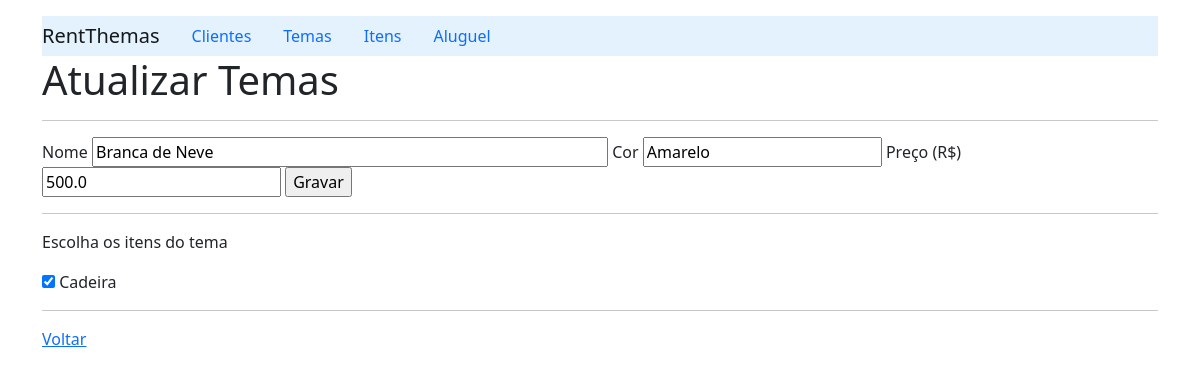
The app's page /detailTheme/15 with its own data.
### rent/models.py (models this page shows, shortened)
class Theme(models.Model):
    name = models.CharField(max_length=20)
    color = models.CharField(max_length=10)
    price = models.FloatField()
    itens =  models.ManyToManyField('Item', related_name='themes')

class Item(models.Model):
    name = models.CharField(max_length=30)
    description = models.CharField(max_length=200)

### rent/views.py (the view)
# urls.py: path('detailTheme/<int:id>', ThemeViews.detailTheme),
    def detailTheme(request, id):
        theme = Theme.objects.get(pk=id)
        return render(request, 'theme/formEditTheme.html', {'theme': theme} )

### rent/templates/theme/formEditTheme.html (shortened to what this page needs)
{% extends "index.html" %}
{% block content %}
    <h1>Atualizar Temas</h1>
    <hr>
        <form action="/updateTheme/{{theme.id}}" method="post">
            <label for="">Nome</label>
            <input type="text" size="50" name="name" value="{{theme.name}}">
            <label for="">Cor</label>
            <input type="text" size="20" name="color" value="{{theme.color}}">
            <label for="">Preço (R$)</label>
            <input type="text" size="20" name="price" value="{{theme.price}}">
            <input type="submit" value="Gravar">
            <hr>
            <p>Escolha os itens do tema</p>
            {% for item in theme.itens.all %}
                {% if item%}
                    <input type="checkbox" name="item" value="{{item.id}}" id="" checked>
                    <label for="item_name">{{item.name}}</label>
                {% endif%}
            {% endfor %}
        </form>
        <hr>
        <a href="/listTheme">Voltar</a>
{% endblock %}

### records on screen
Theme: name "Branca de Neve", color "Amarelo", price "500.0"
Item: name "Cadeira"
